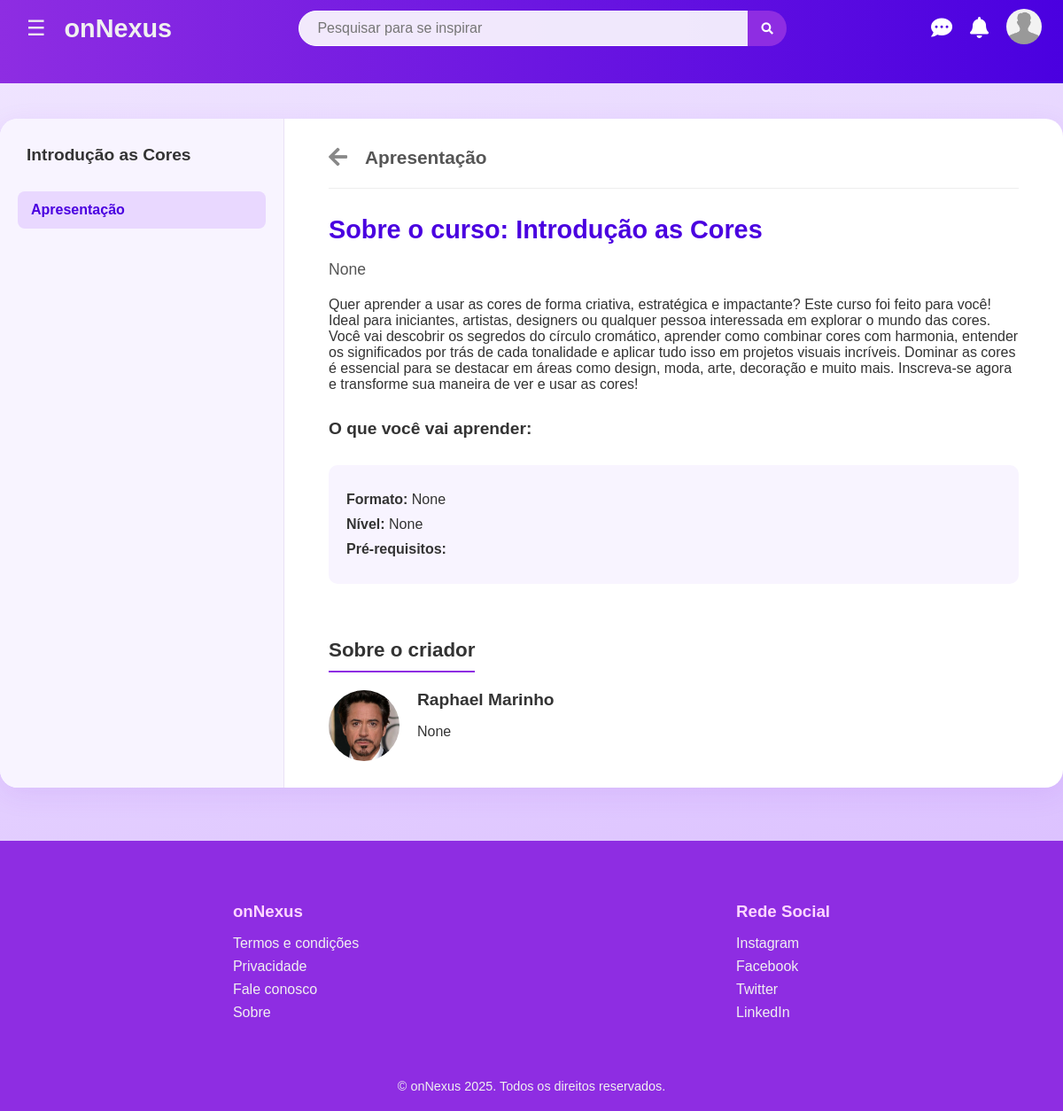
Page /cursos/3/ (signed in) on the earlier database version.
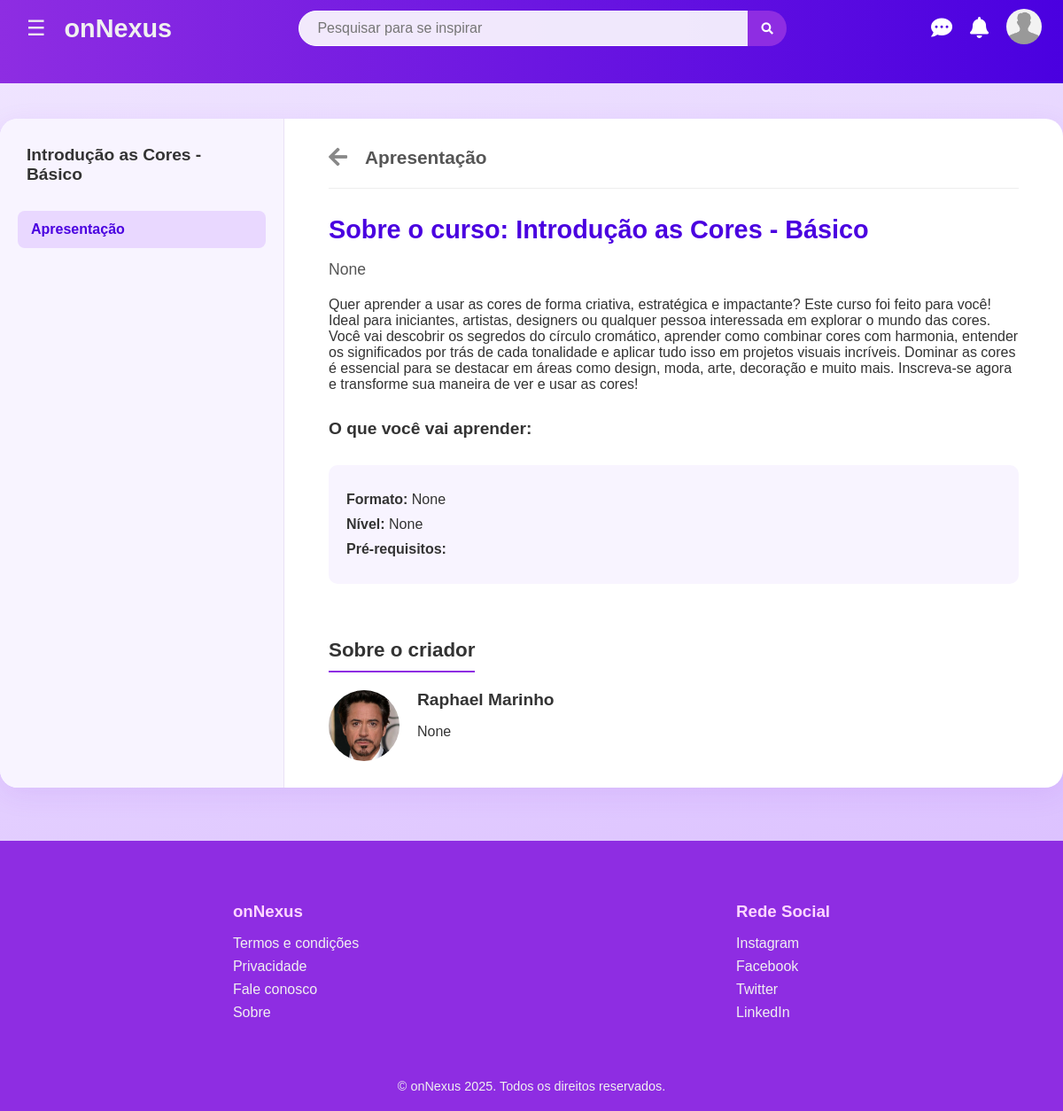
Same page on the later database version.
### courses/models.py (models this page shows, shortened)
class Course(models.Model):
    title = models.CharField(max_length=200)
    subtitle = models.CharField(max_length=200, blank=True, null=True)
    description = models.TextField()
    what_you_will_learn = models.TextField(blank=True, null=True)
    course_format = models.CharField(max_length=100, blank=True, null=True)
    level = models.CharField(max_length=100, blank=True, null=True)
    prerequisites = models.TextField(blank=True, null=True)
    video_thumbnail = models.ImageField(upload_to='thumbnails/')
    instructor = models.ForeignKey(Instructor, on_delete=models.CASCADE, related_name='courses')
    is_buyable = models.BooleanField(default=True)

class Instructor(models.Model):
    name = models.CharField(max_length=100)
    profile_picture = models.ImageField(upload_to='instructors/')
    bio = models.TextField(blank=True, null=True)

### courses/views.py (the view)
# urls.py: path('<int:pk>/', views.course_detail, name='course_detail'),
def course_detail(request, pk):
    course = get_object_or_404(Course.objects.prefetch_related('modules__contents'), pk=pk)
    return render(request, 'courses/course_detail.html', {'course': course})

### templates/courses/course_detail.html (shortened to what this page needs)
{% extends "base.html" %}
{% load static %}
{% block content %}
<link rel="stylesheet" href="{% static 'css/course_detail.css' %}">
<div class="course-detail-container">
    <div class="course-sidebar">
        <div class="sidebar-header">
            <h3>{{ course.title }}</h3>
        </div>
        <ul>
            <li class="active"><a href="{% url 'courses:course_detail' course.pk %}">Apresentação</a></li>
        </ul>
    </div>
    <div class="course-main-content">
        <div class="content-header">
            <a href="{% url 'courses:course_list' %}" class="back-link"><i class="fas fa-arrow-left"></i></a>
            <h2>Apresentação</h2>
        </div>
        <div class="course-intro">
            <h1>Sobre o curso: {{ course.title }}</h1>
            <p class="subtitle">{{ course.subtitle }}</p>
            <p>{{ course.description }}</p>
        </div>
        <div class="learning-points">
            <h3>O que você vai aprender:</h3>
        </div>
        <div class="course-meta-info">
            <p><strong>Formato:</strong> {{ course.course_format }}</p>
            <p><strong>Nível:</strong> {{ course.level }}</p>
            <p><strong>Pré-requisitos:</strong> {{ course.prerequisites }}</p>
        </div>
        <div class="instructor-details">
            <h3>Sobre o criador</h3>
            <div class="instructor-bio">
                <img src="{{ course.instructor.profile_picture.url }}" alt="{{ course.instructor.name }}">
                <div>
                    <h4>{{ course.instructor.name }}</h4>
                    <p>{{ course.instructor.bio }}</p>
                </div>
            </div>
        </div>
    </div>
</div>
{% endblock %}

Differences in the rows shown:
changed Course "None": title "Introdução as Cores" → "Introdução as Cores - Básico"
